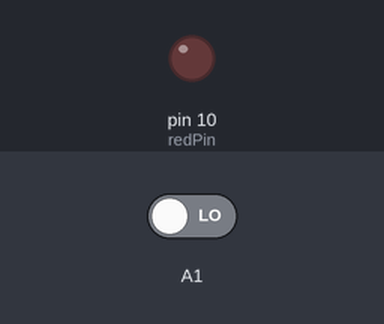
This sketch was run on a simulated Arduino Uno, built with avr-gcc and run on an emulated ATmega328P. On the bench: output pins drawn as LEDs (lit = HIGH). The inputs (shaded band) are chosen by the test bench; at power-on: A1 LOW. What the sketch prints to the serial monitor is not drawn.

Above: at 1.2 s.
1.3 s: A1 driven HIGH
At 1.7 s:
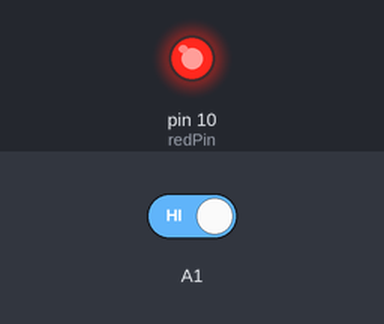
Timing chart, 0 to 4.3 s (numbered marks = the images above; inputs shaded):
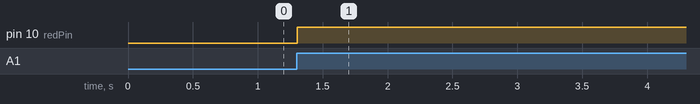

The sketch:

Lesson_06_button_toggle_switch.ino
```cpp
int redPin=10;
int buttonOld=1;
int buttonNew;
int ledState=0;

void setup() {

Serial.begin(9600);
pinMode(redPin,OUTPUT);
pinMode(A1,INPUT);
}

void loop() {

  buttonNew=digitalRead(A1);
  Serial.println(buttonNew);
  if (buttonOld==0 && buttonNew==1) {
    if(ledState==0){
      digitalWrite(redPin,HIGH);
      ledState=1;
    }
    else {
      digitalWrite(redPin,LOW);
      ledState=0;
    }
  }
buttonOld=buttonNew;
}
```

Measured:
- after the input at 1.3 s, pin 10 (redPin): LOW → HIGH at once
